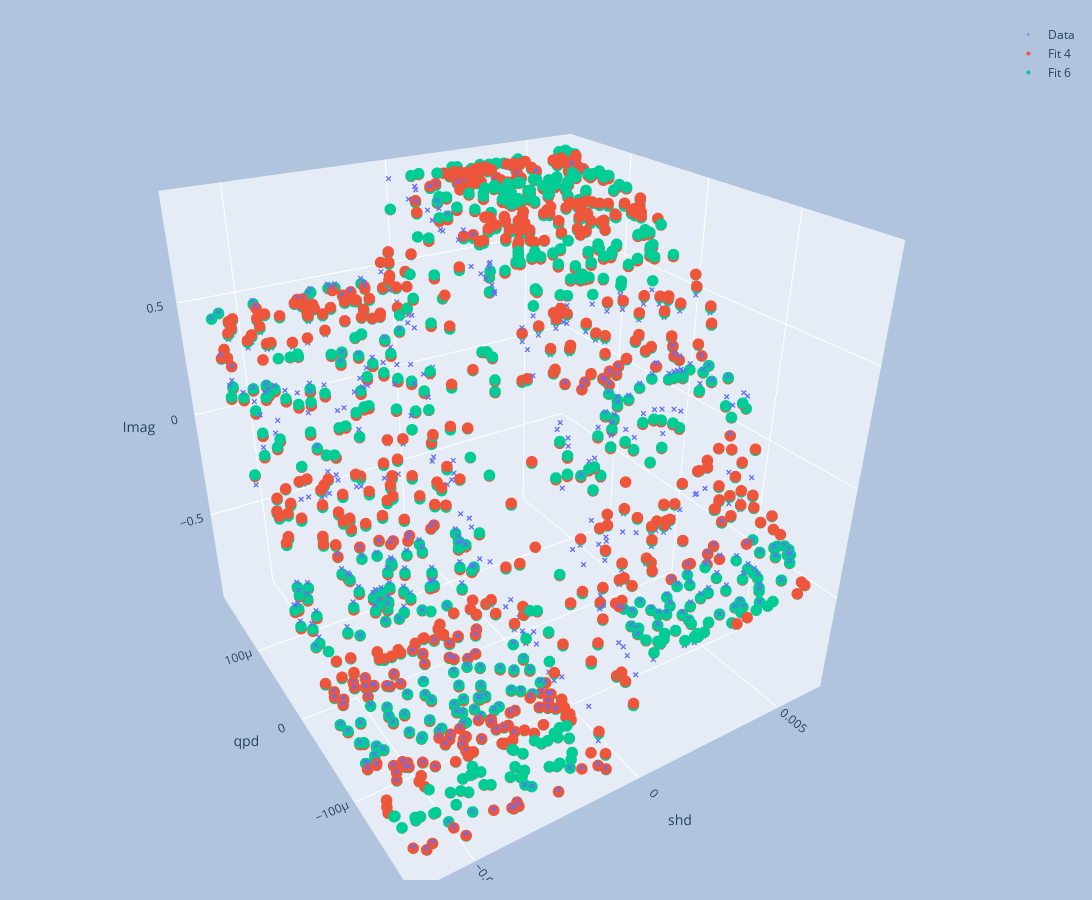

This figure's notebook cell:
### Markdown cell above
## Plot model 4 and model 6

### Code cell
M4__ = STAREG.predict(Xpred=df[inputs].values, model=M4["model"], coef_=M4["coef_"])
M6__ = STAREG.predict(Xpred=df[inputs].values, model=M6["model"], coef_=M6["coef_"])


plot_i = 1
fig = go.Figure()
fig.add_trace(go.Scatter3d(x=df["shd"][::plot_i], y=df["qpd"][::plot_i], z=df["Imag"][::plot_i], name="Data", mode="markers", marker=dict(size=2, symbol="x")))
fig.add_trace(go.Scatter3d(x=df["shd"][::plot_i], y=df["qpd"][::plot_i], z=M4__["ypred"][::plot_i], name="Fit 4", mode="markers",marker=dict(size=4, symbol="circle")))
fig.add_trace(go.Scatter3d(x=df["shd"][::plot_i], y=df["qpd"][::plot_i], z=M6__["ypred"][::plot_i], name="Fit 6", mode="markers",marker=dict(size=4, symbol="circle")))

fig.update_layout(
    scene=dict(xaxis_title="shd", yaxis_title="qpd", zaxis_title="Imag"),
    autosize=False,
    width=1400,
    height=900,
    paper_bgcolor="LightSteelBlue",
    margin=dict(l=20, r=20, t=20, b=20),
)

### Figure 1 — Plotly figure (JSON) as saved in the notebook; plotly's stock layout.template omitted (floating-point values rounded to 4 significant figures; data arrays with more than 128 entries replaced by an {"elided": "..."} marker saying what was removed)
{"data": [{"marker": {"size": 2, "symbol": "x"}, "mode": "markers", "name": "Data", "type": "scatter3d", "x": {"elided": "1000 float values"}, "y": {"elided": "1000 float values"}, "z": {"elided": "1000 float values"}}, {"marker": {"size": 4, "symbol": "circle"}, "mode": "markers", "name": "Fit 4", "type": "scatter3d", "x": {"elided": "1000 float values"}, "y": {"elided": "1000 float values"}, "z": {"elided": "1000 float values"}}, {"marker": {"size": 4, "symbol": "circle"}, "mode": "markers", "name": "Fit 6", "type": "scatter3d", "x": {"elided": "1000 float values"}, "y": {"elided": "1000 float values"}, "z": {"elided": "1000 float values"}}], "layout": {"autosize": false, "height": 900, "margin": {"b": 20, "l": 20, "r": 20, "t": 20}, "paper_bgcolor": "LightSteelBlue", "scene": {"aspectmode": "auto", "aspectratio": {"x": 1, "y": 1, "z": 1}, "camera": {"center": {"x": 0, "y": 0, "z": 0}, "eye": {"x": -1.002, "y": -1.611, "z": 1.043}, "projection": {"type": "perspective"}, "up": {"x": 0, "y": 0, "z": 1}}, "xaxis": {"title": {"text": "shd"}, "type": "linear"}, "yaxis": {"title": {"text": "qpd"}, "type": "linear"}, "zaxis": {"title": {"text": "Imag"}, "type": "linear"}}, "width": 1400}}
